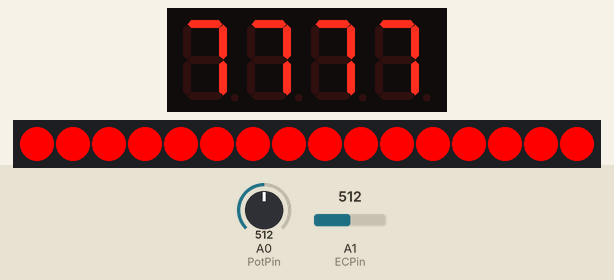
Recording of a sketch running on a simulated ATtiny85, built with avr-gcc and run on an emulated ATtiny85. Shown: 4-digit seven-segment display, 16 RGB LEDs in strip order, left to right. Inputs (shaded band) come from the test bench; at power-on: A1 (ECPin) = 512, A0 (PotPin) = 512. Random numbers use the default seed unless the sketch sets one.

Above: at 1.3 s.
At 3.4 s:
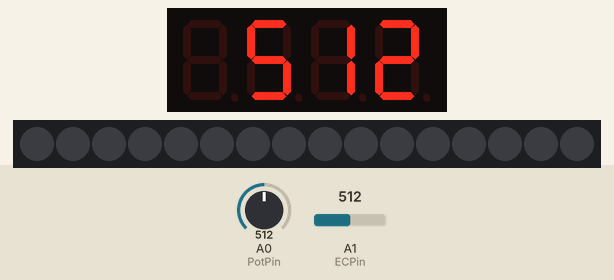
3.5 s: A1 (ECPin) set to 610
At 4.8 s:
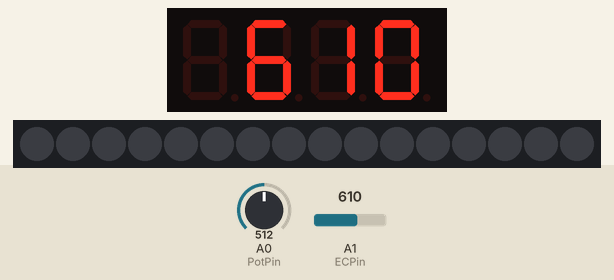
5.7 s: A1 (ECPin) set to 590
At 7.1 s:
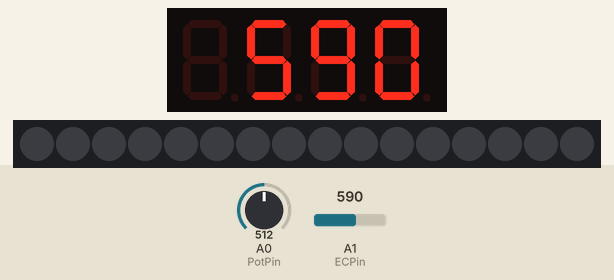
7.7 s: A1 (ECPin) set to 511
At 9.4 s:
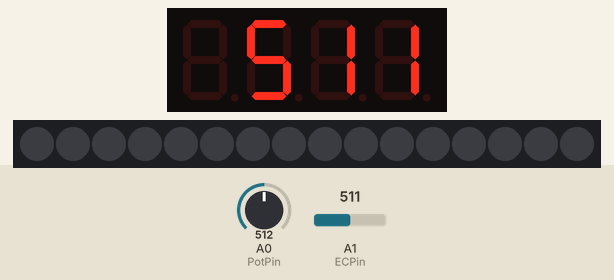
Timing chart, 0 to 10.9 s (numbered marks = the images above; inputs shaded):
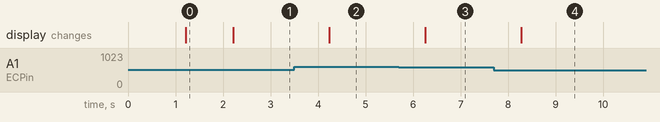

Measured:
- after the input at 3.5 s, the display: changes after 0.74 s (image 2)
- after the input at 5.7 s, the display: changes after 0.56 s (image 3)
- after the input at 7.7 s, the display: changes after 0.58 s (image 4)
- what the display in image 0 shows lasts 1.0 s, from 1.2 s to 2.2 s

The sketch:

SonaquaModulePlayer.ino
```cpp
/*
 *  SoundSensor
 *  by Scott Kildall
 *  www.kildall.com
 *
 *  Sonaqua: EC Water Sensor to play sounds
 *
 *  Designed for Arduino Uno / Metro Mini, but will work on other platforms
 *
 *  Adapted from this Hackaday project
 *  https://hackaday.io/project/7008-fly-wars-a-hackers-solution-to-world-hunger/log/24646-three-dollar-ec-ppm-meter-arduino
 *
 */

#include "Adafruit_LEDBackpack.h"
#include "MSTimer.h"
#include <Adafruit_NeoPixel.h>

//#define SOLO_MODULE
//-- leave uncommented to see serial debug messages
//#define SERIAL_DEBUG

//-- Conditional defines for testing hardware
//#define SPEAKER_ONLY            // just play ascending tones, to make sure speaker works, tests speakers
//  #define SPEAKER_POT             // plays speaker according to potentiometer, tests pot

//-- TYPE OF FLUID

#define noneSpecified   (0)
#define blood           (1)
#define coconutWater    (2)
#define coffee          (3)
#define breastMilk      (4)
#define cocaCola        (5)
#define holyWater       (6)
#define wine            (7)
#define gasoline        (8)
#define kombucha        (9)
#define bourbon         (10)

//-- SET FLUID TYPE HERE, use when compiling to each module
int fluidType = noneSpecified;    // default


//-- PINS
#define speakerPin (6)
#define waterLEDPin (10)
#define SwitchPin (8)
#define neoPixelPin (11)


#define PotPin (A0)
#define ECPower (A2)
#define ECPin (A1)

#define LEDPin (9)

//-- NeoPixel colors
int r;
int b;
int g;

unsigned int toneValue;

//-- If raw EC is above this, we won't play the sounds
#define EC_SILENT_THRESHOLD (970)
#define DELAY_TIME (100)
#define MIN_TONE (31)   // lowest possible tone for Arduinos
#define MAX_TONE (680)    // otherwise, is annoying

Adafruit_7segment matrix = Adafruit_7segment();
MSTimer displayTimer = MSTimer();

//-- if this is set to TRUE, then we look at a pin for a digital input (from another Arduino), which acts like a swetch
//-- OR this can be just a switch to activate
boolean bUseSwitch = true;
boolean bLightsOn = false;

// Instatiate the NeoPixel from the ibrary
#define numPixels (16)

Adafruit_NeoPixel strip = Adafruit_NeoPixel(numPixels, neoPixelPin, NEO_GRB + NEO_KHZ800);

// EC

// for tone-testing
//#define TEST_EC_VALUES
#define numECValues (8)
unsigned int ecValues [] = { 163, 168, 247, 302, 366, 408, 422, 544 };


void setup() {
  randomSeed(A0);

   //-- pin inputs / outputs
  pinMode(ECPin,INPUT);
  pinMode(ECPower,OUTPUT);                // set pin for sourcing current
  pinMode(speakerPin, OUTPUT);
  pinMode(LEDPin,OUTPUT);                // set pin for sourcing current
  pinMode(waterLEDPin,OUTPUT);

  pinMode(SwitchPin, INPUT);


  // Flash LED
  for(int i = 0; i < 6; i++ ) {
    digitalWrite(LEDPin,HIGH);
    delay(100);
    digitalWrite(LEDPin,LOW);
    delay(100);
  }
  digitalWrite(LEDPin,HIGH);

  matrix.begin(0x70);
  matrix.print(9999, DEC);
  matrix.writeDisplay();

#ifdef SERIAL_DEBUG
  //-- no serial support for the Digispark
  Serial.begin(115200);
  Serial.println("startup");
#endif


  //-- speaker ground is always low
  //digitalWrite(speakerGndPin,LOW);

  // every 1000ms we will update the display, for readability
  displayTimer.setTimer(1000);
  displayTimer.start();

   matrix.begin(0x70);

  matrix.print(7777, DEC);
  matrix.writeDisplay();

  setNeoPixelColors();

  strip.begin();  // initialize the strip
  lightsOn();
  delay(1000);
  lightsOff();

  digitalWrite(waterLEDPin, LOW);
}

//-- rawEC == 0 -> max conductivity; rawEC == 1023, no conductivity
void loop() {

#ifdef TEST_EC_VALUES
  while(true) {
    for( int i = 0; i < numECValues; i++ ) {

      toneValue = getToneValueFromEC(ecValues[i]);

      matrix.print(ecValues[i], DEC);
      matrix.writeDisplay();

      tone(speakerPin, toneValue );
      delay(2000);
      matrix.print(toneValue, DEC);
      matrix.writeDisplay();
      delay(1000);
    }
  }

#endif

#ifdef SOLO_MODULE
  boolean bSwitchOn = true;
#else
  boolean bSwitchOn = digitalRead(SwitchPin);
  if( bUseSwitch == false )
    bSwitchOn = true;
#endif

  // Get inputs: EC and Pot Value
  unsigned int rawEC = getEC();
  int potValue = analogRead(PotPin);;

  if( displayTimer.isExpired() ) {
    //-- quick test
   // matrix.print(bSwitchOn, DEC);
    matrix.print(rawEC, DEC);
    matrix.writeDisplay();
    displayTimer.start();
  }


#ifdef SPEAKER_ONLY
  speakerOnlyTest();
  return;
#endif

#ifdef SPEAKER_POT
  speakerPotTest(potValue);
  return;
#endif

  // Only activate if we below the EC Threshold
  if( rawEC > EC_SILENT_THRESHOLD ) {
    noTone(speakerPin);
    digitalWrite(waterLEDPin, LOW);

    lightsOff();
    delay(DELAY_TIME);

    #ifdef SERIAL_DEBUG
      Serial.println("-----");
    #endif

    return;
  }

  //-- clean this up
  boolean bPlaySound = true;
  if( bUseSwitch == true )
    bPlaySound = digitalRead(SwitchPin);


#ifdef SERIAL_DEBUG
    Serial.print("rawEC = ");
    Serial.println(rawEC);
#endif

#ifdef SERIAL_DEBUG
    Serial.print("Pot value = ");
    Serial.println(potValue);
#endif

  toneValue = getToneValueFromEC(rawEC);


    // deacivate pot
     // toneValue += (potValue/5);

#ifdef SERIAL_DEBUG
     Serial.print("Tone value = ");
     Serial.println(toneValue);
#endif


    //-- emit some sort of tone based on EC
    if( bSwitchOn ) {
      lightsOn();
      tone(speakerPin, toneValue );
      digitalWrite(waterLEDPin, HIGH);
    }
    else {
      noTone(speakerPin);
      digitalWrite(waterLEDPin, LOW);
       lightsOff();
    }

    delay(DELAY_TIME);
}

//-- Sample EC using Analog pins, returns 0-1023
unsigned int getEC(){
  unsigned int raw;

  digitalWrite(ECPower,HIGH);

  // This is not a mistake, First reading will be low beause of charged a capacitor
  raw= analogRead(ECPin);
  raw= analogRead(ECPin);

  digitalWrite(ECPower,LOW);

  //-- special-cases, floating EQ modulation
  if( fluidType == gasoline )
    return random(605,613);

  if( fluidType == bourbon )
    return random(500,508);


 return raw;
}

// expand the range of the tone value by doubling the rawEC and doing some various math to it
// this works for a sampling range where minumim EC < 400
unsigned int getToneValueFromEC(unsigned int rawEC) {
  //-- Cybernetic spirits
  unsigned int toneValue =  MIN_TONE + (rawEC) - 100;

  //-- old, water sample
  //unsigned int toneValue =  MIN_TONE + (rawEC * 2) - 800;

  if (toneValue < 0 )
    toneValue = MIN_TONE;
  else if( toneValue > MAX_TONE )
    toneValue = MAX_TONE;

   // Handle less-than-zero, will overflow to large 8-bit (65535) number
    if( toneValue > 50000 )
      toneValue = MIN_TONE;


  int randRange = 8;
  return toneValue + random(randRange+1) - randRange/2;
}

//-- depending on the type of fluid we are using, we have different neoPixelColors, default is pure white
void setNeoPixelColors() {
  switch(fluidType) {
    case noneSpecified:
      r = 255; g = 0; b = 0;
      break;

    case blood:
      r = 255; g = 0; b = 35;
      break;

    case coconutWater:
      r = 0; g = 255; b = 72;
      break;

    case wine:
      r = 255; g = 0; b = 255;
      break;

    case coffee:
      r = 255; g = 64; b = 128;
      break;

    case holyWater:
      r = 3; g = 104; b = 215;
      break;

    case bourbon:
      r = 255; g = 37; b = 37;
      break;

     case breastMilk:
      r = 255; g = 255; b = 255;
      break;

    case cocaCola:
       r = 255; g = 0; b = 128;
       break;

    case gasoline:
      r = 255; g = 35; b = 0;
      break;

    case kombucha:
      r = 239; g = 201; b = 7;
      break;

    default:
      r = 255; g = 255; b = 255;
      break;
  }
}

//-- turn on the neopixel ring when we are activating the circuit
void lightsOn() {
  if( bLightsOn )
    return;

  // set the colors for the strip
   for( int i = 0; i < numPixels; i++ )
       strip.setPixelColor(i, r,g,b);

   // show all pixels
   strip.show();
   bLightsOn = true;
}


void lightsOff() {
  if( !bLightsOn )
    return;

  strip.clear();  // Initialize all pixels to 'off
  strip.show();
  bLightsOn = false;
}


void speakerOnlyTest() {
  for( int i = 100; i < 600; i += 10 ) {
    tone( speakerPin, i );
    delay(100);
  }

  return;
}

void speakerPotTest(int potValue) {
#ifdef SERIAL_DEBUG
  Serial.println(potValue);
#endif

  tone( speakerPin, 100 + (potValue/4) );
  delay(100);
}
```

MSTimer.cpp
```cpp
/*
  MSTimer: Simple timer class for Arduino, makes code a lot cleaner


*/

#include "Arduino.h"
#include "MSTimer.h"


MSTimer::MSTimer() {
  duration = 0;
}

int MSTimer::isExpired() {
  return( (startTime + duration) < millis() );
}

void MSTimer::start() {
   startTime = millis();
}
void MSTimer::setTimer(unsigned long _duration) {
   duration = _duration;
   start();
}


long MSTimer::getTimeLeft() {
   // add here
  return 0;
}
```

MSTimer.h
```cpp
/*
  MSTimer: Simple timer class for Arduino, makes code a lot cleaner

  Written by Scott Kildall
  https://github.com/scottkildall
  www.kildall.com
*/


#ifndef CLASS_MSTimer
#define CLASS_MSTimer

class MSTimer
{
  public:
    MSTimer();

    int isExpired();
    void setTimer( unsigned long _duration );  // will also start the time
    void start();
    long getTimeLeft();

    unsigned long startTime;
    unsigned long duration;
  private:

};

#endif // CLASS_MSTimer
```
